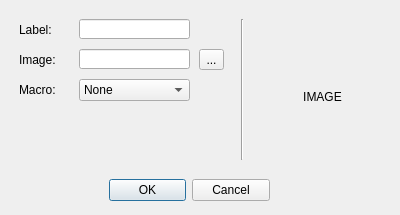
<?xml version="1.0" encoding="UTF-8"?>
<ui version="4.0">
 <class>newScreenKeyDialog</class>
 <widget class="QDialog" name="newScreenKeyDialog">
  <property name="geometry">
   <rect>
    <x>0</x>
    <y>0</y>
    <width>400</width>
    <height>215</height>
   </rect>
  </property>
  <property name="sizePolicy">
   <sizepolicy hsizetype="Fixed" vsizetype="Fixed">
    <horstretch>0</horstretch>
    <verstretch>0</verstretch>
   </sizepolicy>
  </property>
  <property name="minimumSize">
   <size>
    <width>400</width>
    <height>215</height>
   </size>
  </property>
  <property name="maximumSize">
   <size>
    <width>400</width>
    <height>215</height>
   </size>
  </property>
  <property name="windowTitle">
   <string>On-Screen Key</string>
  </property>
  <property name="windowIcon">
   <iconset>
    <normaloff>slate_windowicon.png</normaloff>slate_windowicon.png</iconset>
  </property>
  <widget class="QWidget" name="verticalLayoutWidget">
   <property name="geometry">
    <rect>
     <x>-1</x>
     <y>-1</y>
     <width>401</width>
     <height>221</height>
    </rect>
   </property>
   <layout class="QVBoxLayout" name="verticalLayout">
    <item>
     <widget class="QWidget" name="widget" native="true">
      <widget class="QDialogButtonBox" name="buttonBox">
       <property name="geometry">
        <rect>
         <x>110</x>
         <y>171</y>
         <width>161</width>
         <height>41</height>
        </rect>
       </property>
       <property name="orientation">
        <enum>Qt::Horizontal</enum>
       </property>
       <property name="standardButtons">
        <set>QDialogButtonBox::Cancel|QDialogButtonBox::Ok</set>
       </property>
      </widget>
      <widget class="QLabel" name="screenkey_name_label">
       <property name="geometry">
        <rect>
         <x>20</x>
         <y>20</y>
         <width>51</width>
         <height>21</height>
        </rect>
       </property>
       <property name="text">
        <string>Label:</string>
       </property>
      </widget>
      <widget class="QLineEdit" name="screenkey_name">
       <property name="geometry">
        <rect>
         <x>80</x>
         <y>20</y>
         <width>111</width>
         <height>20</height>
        </rect>
       </property>
      </widget>
      <widget class="QLabel" name="screenkey_macro_label">
       <property name="geometry">
        <rect>
         <x>20</x>
         <y>80</y>
         <width>51</width>
         <height>21</height>
        </rect>
       </property>
       <property name="text">
        <string>Macro:</string>
       </property>
      </widget>
      <widget class="QComboBox" name="screenkey_macro">
       <property name="geometry">
        <rect>
         <x>80</x>
         <y>80</y>
         <width>111</width>
         <height>22</height>
        </rect>
       </property>
       <item>
        <property name="text">
         <string>None</string>
        </property>
       </item>
       <item>
        <property name="text">
         <string>Hotkey</string>
        </property>
       </item>
       <item>
        <property name="text">
         <string>String</string>
        </property>
       </item>
       <item>
        <property name="text">
         <string>Media Control</string>
        </property>
       </item>
       <item>
        <property name="text">
         <string>Window Sizing</string>
        </property>
       </item>
       <item>
        <property name="text">
         <string>Mouse</string>
        </property>
       </item>
      </widget>
      <widget class="QLabel" name="screenkey_image_label">
       <property name="geometry">
        <rect>
         <x>20</x>
         <y>50</y>
         <width>51</width>
         <height>21</height>
        </rect>
       </property>
       <property name="text">
        <string>Image:</string>
       </property>
      </widget>
      <widget class="QLineEdit" name="screnkey_image_path">
       <property name="geometry">
        <rect>
         <x>80</x>
         <y>50</y>
         <width>111</width>
         <height>20</height>
        </rect>
       </property>
      </widget>
      <widget class="QToolButton" name="fileSelect">
       <property name="geometry">
        <rect>
         <x>200</x>
         <y>50</y>
         <width>25</width>
         <height>21</height>
        </rect>
       </property>
       <property name="text">
        <string>...</string>
       </property>
      </widget>
      <widget class="Line" name="line">
       <property name="geometry">
        <rect>
         <x>223</x>
         <y>20</y>
         <width>41</width>
         <height>141</height>
        </rect>
       </property>
       <property name="orientation">
        <enum>Qt::Vertical</enum>
       </property>
      </widget>
      <widget class="QLabel" name="image_preview_label">
       <property name="geometry">
        <rect>
         <x>300</x>
         <y>90</y>
         <width>47</width>
         <height>16</height>
        </rect>
       </property>
       <property name="text">
        <string>&lt;html&gt;&lt;head/&gt;&lt;body&gt;&lt;p align=&quot;center&quot;&gt;IMAGE&lt;/p&gt;&lt;/body&gt;&lt;/html&gt;</string>
       </property>
      </widget>
     </widget>
    </item>
   </layout>
  </widget>
 </widget>
 <resources/>
 <connections>
  <connection>
   <sender>buttonBox</sender>
   <signal>accepted()</signal>
   <receiver>newScreenKeyDialog</receiver>
   <slot>accept()</slot>
   <hints>
    <hint type="sourcelabel">
     <x>248</x>
     <y>254</y>
    </hint>
    <hint type="destinationlabel">
     <x>157</x>
     <y>274</y>
    </hint>
   </hints>
  </connection>
  <connection>
   <sender>buttonBox</sender>
   <signal>rejected()</signal>
   <receiver>newScreenKeyDialog</receiver>
   <slot>reject()</slot>
   <hints>
    <hint type="sourcelabel">
     <x>316</x>
     <y>260</y>
    </hint>
    <hint type="destinationlabel">
     <x>286</x>
     <y>274</y>
    </hint>
   </hints>
  </connection>
 </connections>
</ui>
